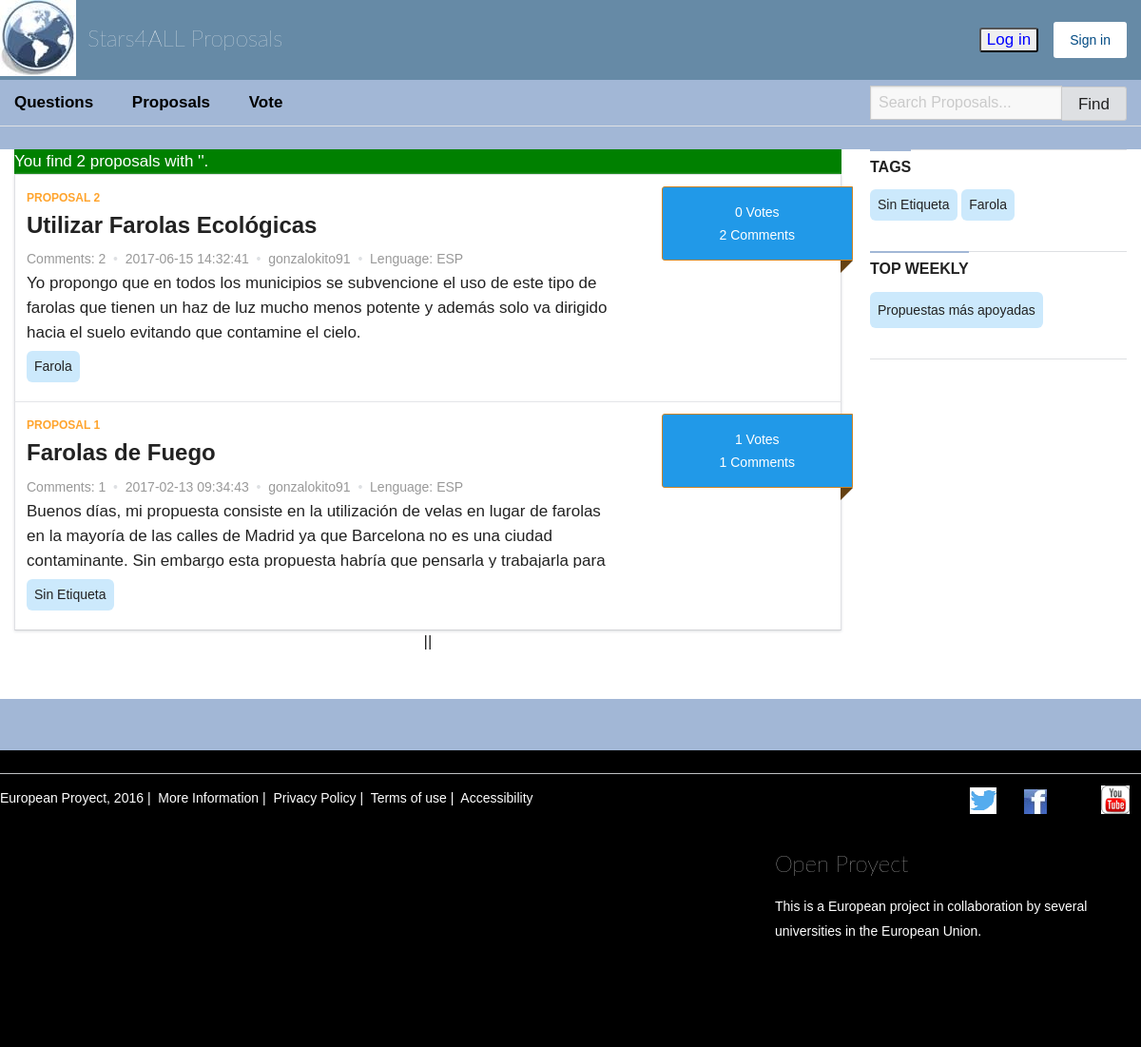
Screenshot of /PropuestasBusc.php with the database file from the repository.
### tables this page shows
CREATE TABLE `propuestas` (
  `Id_Unico` int(11) NOT NULL,
  `Titulo_Propuesta` varchar(100) NOT NULL,
  `Cuerpo_Propuesta` varchar(3000) NOT NULL,
  `N_Comentarios` int(11) NOT NULL DEFAULT '0',
  `Propietario` varchar(45) NOT NULL,
  `N_Propuesta` int(11) NOT NULL,
  `Votos` int(11) NOT NULL DEFAULT '0',
  `Etiqueta` varchar(22) NOT NULL DEFAULT 'Sin Etiqueta',
  `Idioma` char(3) NOT NULL,
  `Confirmacion` int(11) NOT NULL DEFAULT '0',
  `Ruta_Fichero` varchar(100) NOT NULL,
  `Fecha_Creacion` timestamp NOT NULL DEFAULT CURRENT_TIMESTAMP
);

### PropuestasBusc.php (the view, shortened to what this page needs)
<?php
$cantidad_resultados_por_pagina = 10;
if (isset($_GET["pagina"])) {
	if (is_string($_GET["pagina"])) {
		 if (is_numeric($_GET["pagina"])) {
			 if ($_GET["pagina"] == 1) {
				 header("Location: PropuestasBusc.php?search=".$_GET["search"]."");
				 die();
			 } else {
				 $pagina = $_GET["pagina"];
				 $search = $_GET["search"];
			};
		 } else {
			 header("Location: PropuestasBusc.php?search=".$_GET["search"]."");
			die();
		 };
	};
} else {
	$pagina = 1;
	if (isset($_GET["search"])) {
	$search = $_GET["search"];}
	else{$search = $_POST['search'];}
};
$empezar_desde = ($pagina-1) * $cantidad_resultados_por_pagina;
?>
<!DOCTYPE html>
<html lang="es" data-current-user-id="" class="turbolinks-progress-bar"><head><meta http-equiv="Content-Type" content="text/html; charset=UTF-8">
    <link rel="stylesheet" media="screen" href="./css/application-53523c481b0762fedc07b8a19a71a8c4f5c06ebe0617a04e0a8b14e6861d4d2b.css">
</head>
  <body>
    <div class="wrapper">
      <header >
 <div class="row">
    <div class="top-bar">
      <div id="responsive-menu">
        <div class="top-bar-title">
          <a class="hide-for-small-only" accesskey="/" href="./Main.php">
            <img class="hide-for-small-only float-left" src="./css/logo_header-7ffa742c7ffca6e7c1090ee66359b54816619563ddb615f4eaec882e9e1026ea.png" width="80" height="80">
               Stars4ALL Proposals
</a>        </div>
        <div class="top-bar-right">
          <ul class="menu">
  <li>
    <form <?php if ($_SESSION['login']==1){ echo 'style="display:none;"'; } ?> method="post" action="./Main.php" >
	<input style="color:blue;" type="submit" name="commit1" value="Log in">
	</form>
  </li>
  <li>
    <a <?php if ($_SESSION['login']==1){ echo 'style="display:none;"'; } ?> class="button" href="./Registrarse.php">Sign in</a>
  </li>
          </ul>
        </div>
      </div>
    </div>
  </div>
  <div class="subnavigation expanded">
    <div class="row">
      <div class="hide-for-small-only">
        <div class="small-12 medium-9 column">
  <ul>
      <li>
        <a accesskey="d" style="color:black" href="./Debates.php">Questions</a>
      </li>
    <li>
      <a accesskey="p" style="color:black" href="./PropuestasCiudadanas.php">Proposals</a>
    </li>
    <li>
      <a accesskey="v" style="color:black" href="./PropuestasCiudadanasV.php">Vote</a>
    </li>
  </ul>
</div>
        <div class="small-12 medium-3 column">
            <div id="search_form" class="search-form-header">
  <form action="./PropuestasBusc.php" accept-charset="UTF-8" method="post"><input name="utf8" type="hidden" value="✓">
    <div class="input-group">
      <input type="text" name="search" placeholder="Search Proposals..." class="input-group-field" value="">
      <div class="input-group-button">
        <button type="submit" class="button" title="Buscar">
          Find
        </button>
      </div>
    </div>
</form></div>
        </div>
      </div>
    </div>
  </div>
</header>
<main>
  <div class="wrap row">
    <div id="proposals" class="proposals-list small-12 medium-9 column">
  <div id="proposals-list">
  <?php
$obtener_todo_BD = "SELECT * FROM propuestas WHERE Titulo_Propuesta LIKE '%$search%'
OR Cuerpo_Propuesta LIKE '%$search%' OR Propietario LIKE '%$search%'";
$consulta_todo = mysql_query($obtener_todo_BD);
$total_registros = mysql_num_rows($consulta_todo);
$consulta_resultados = mysql_query("
SELECT Id_Unico,Titulo_Propuesta,Cuerpo_Propuesta,N_Comentarios,Propietario,N_Propuesta,Votos,Etiqueta,Idioma,Fecha_Creacion
FROM propuestas WHERE Titulo_Propuesta LIKE '%$search%'
OR Cuerpo_Propuesta LIKE '%$search%' OR Propietario LIKE '%$search%' ORDER BY N_Comentarios DESC
LIMIT $empezar_desde, $cantidad_resultados_por_pagina");
Echo "<div style=background-color:green;color:white> You find $total_registros proposals with '$search'. </div>";
?>
<?php while($datos = mysql_fetch_array($consulta_resultados)){
	$variable1=$datos['Propietario'];
	$variable2=$datos['N_Propuesta'];?>
<div id="proposal_13745" class="proposal clear " data-type="proposal">
  <div class="panel">
    <div class="row">
      <div class="small-12 medium-9 column">
        <div class="proposal-content">
            <span class="label-proposal float-left">Proposal <?php echo $datos['Id_Unico'] ?></span>
            <h3><a href="./VerProp.php?variable1=<?php echo $variable1 ?>&variable2=<?php echo $variable2 ?>"><?php echo $datos['Titulo_Propuesta'] ?></a></h3>
            <p class="proposal-info">
              <span>Comments: <?php echo $datos['N_Comentarios'] ?></span>
              <span class="bullet">&nbsp;•&nbsp;</span>
              <?php echo $datos['Fecha_Creacion']; ?>
                <span class="bullet">&nbsp;•&nbsp;</span>
                <span class="author">
                  <?php echo $datos['Propietario'] ?>
                </span>
				<span class="bullet">&nbsp;•&nbsp;</span>
                <span class="idioma">
                  Lenguage: <?php echo $datos['Idioma'] ?>
                </span>
            </p>
            <div class="proposal-description">
              <p><?php echo $datos['Cuerpo_Propuesta'] ?></p>
              <div class="truncate"></div>
            </div>
  <span id="tags" class="tags">
      <a href="./PropuestasBuscEtq.php?search='<?php echo $datos['Etiqueta']?>'"><?php echo $datos['Etiqueta'] ?></a>
  </span>
        </div>
      </div>
      <div id="proposal_13745_votes" class="small-12 medium-3 column">
          <div class="text-center">
            <div class="supports">
    <span class="total-supports">
      <?php echo $datos['Votos'];?> Votes
    </span>
  <div class="in-favor">
  <span class="total-supports">
      <?php echo $datos['N_Comentarios'];?> Comments
    </span>
</div>
</div>
          </div>
      </div>
    </div>
  </div>
</div>
<?php
};
?>
<div class="pagination-centered">
    <nav>
<?php
if ($total_registros<>0) {
echo "<li style='list-style:none;text-align: center;' center;=''>";
echo "||";
echo "</li>";
} ?>
    </nav>
  </div>
      </div>
    </div>
    <div <?php $sql = 'SELECT etiqueta,COUNT(*) AS CNT FROM propuestas GROUP BY 1 ORDER BY CNT DESC LIMIT 10';
        $rec = mysql_query($sql);
		$n = 0;
        if (!$rec) {
            die('No se pudo consultar:' . mysql_error());
		}
		else {
			while($result = mysql_fetch_object($rec))
        {
			$etiquetatop[$n] = $result->etiqueta;
            $n++;
		}
		}?>class="small-12 medium-3 column">
      <aside class="margin-bottom">
            <div id="tag-cloud" class="tag-cloud">
  <div class="sidebar-divider"></div>
  <h3 class="sidebar-title">Tags</h3>
  <br>
<?php $cont1=0; while ($cont1<sizeof($etiquetatop)){?>
<a href="./PropuestasBuscEtq.php?search='<?php echo $etiquetatop[$cont1]?>'">
      <span class="tag"><?php echo $etiquetatop[$cont1]?></span>
</a>
<?php $cont1++;}?>
            <div class="sidebar-divider"></div>
<h3 class="sidebar-title">Top Weekly</h3>
<p>
  <a href="./PropTopVot.php">Propuestas más apoyadas</a>
</p>
          <div class="sidebar-divider"></div>
      </aside>
    </div>
  </div>
</main>
      <div class="push"></div>
    </div>
    <div class="footer">
      <footer>
	<div class="row">
  <div class="subfooter row">
    <div class="small-12 medium-8 column">
      <p>
        European Proyect, 2016&nbsp;|&nbsp;
        <a target="_blank" href="./Construccion.html">More Information</a>&nbsp;|&nbsp;
        <a target="_blank" href="./Construccion.html">Privacy Policy</a>&nbsp;|&nbsp;
        <a target="_blank" href="./CondicionesUSO.html">Terms of use</a>&nbsp;|&nbsp;
        <a target="_blank" href="./Construccion.html">Accessibility</a>
      </p>
    </div>
    <div class="small-12 medium-4 column social">
      <div class="text-right">
        <ul>
            <li class="inline-block">
              <a target="_blank" title="Twitter (se abre en ventana nueva)" href="https://twitter.com/stars4all_es">
                <span class="icon-twitter" aria-hidden="true"></span>
</a>            </li>
            <li class="inline-block">
              <a target="_blank" title="Facebook (se abre en ventana nueva)" href="https://es-la.facebook.com/stars4all/?ref=page_internal">
                <span class="icon-facebook" aria-hidden="true"></span>
</a>            </li>
            <li class="inline-block">
            </li>
            <li class="inline-block">
              <a target="_blank" title="YouTube (se abre en ventana nueva)" href="https://www.youtube.com/.../UCIYulJmvihMGfRB2SsUkDpQ">
                <span class="icon-youtube" aria-hidden="true"></span>
</a>            </li>
        </ul>
      </div>
    </div>
  </div>
      <div class="small-12 large-4 column">
      <h1 class="logo">
        <a href="./Main.php">Open Proyect</a>
      </h1>
      <p class="info">
	  This is a European project in collaboration by several universities in the European Union.
      </p>
    </div>
</footer>
    </div>
</body></html>

### rows the page displays
propuestas: Id_Unico "2", Titulo_Propuesta "Utilizar Farolas Ecológicas", N_Comentarios "2", Fecha_Creacion "2017-06-15 14:32:41", Propietario "gonzalokito91", Idioma "ESP", Cuerpo_Propuesta "Yo propongo que en todos los municipios se subvencione el uso de este tipo de farolas que tienen un haz de luz mucho menos potente y además solo va dirigido…", Etiqueta "Farola", Votos "0"
propuestas: Id_Unico "1", Titulo_Propuesta "Farolas de Fuego", N_Comentarios "1", Fecha_Creacion "2017-02-13 09:34:43", Propietario "gonzalokito91", Idioma "ESP", Cuerpo_Propuesta "Buenos días, mi propuesta consiste en la utilización de velas en lugar de farolas en la mayoría de las calles de Madrid ya que Barcelona no es una ciudad…", Etiqueta "Sin Etiqueta", Votos "1"

### other values shown
$total_registros "2"
$etiquetatop[$cont1] "Sin Etiqueta"
$etiquetatop[$cont1] "Farola"
